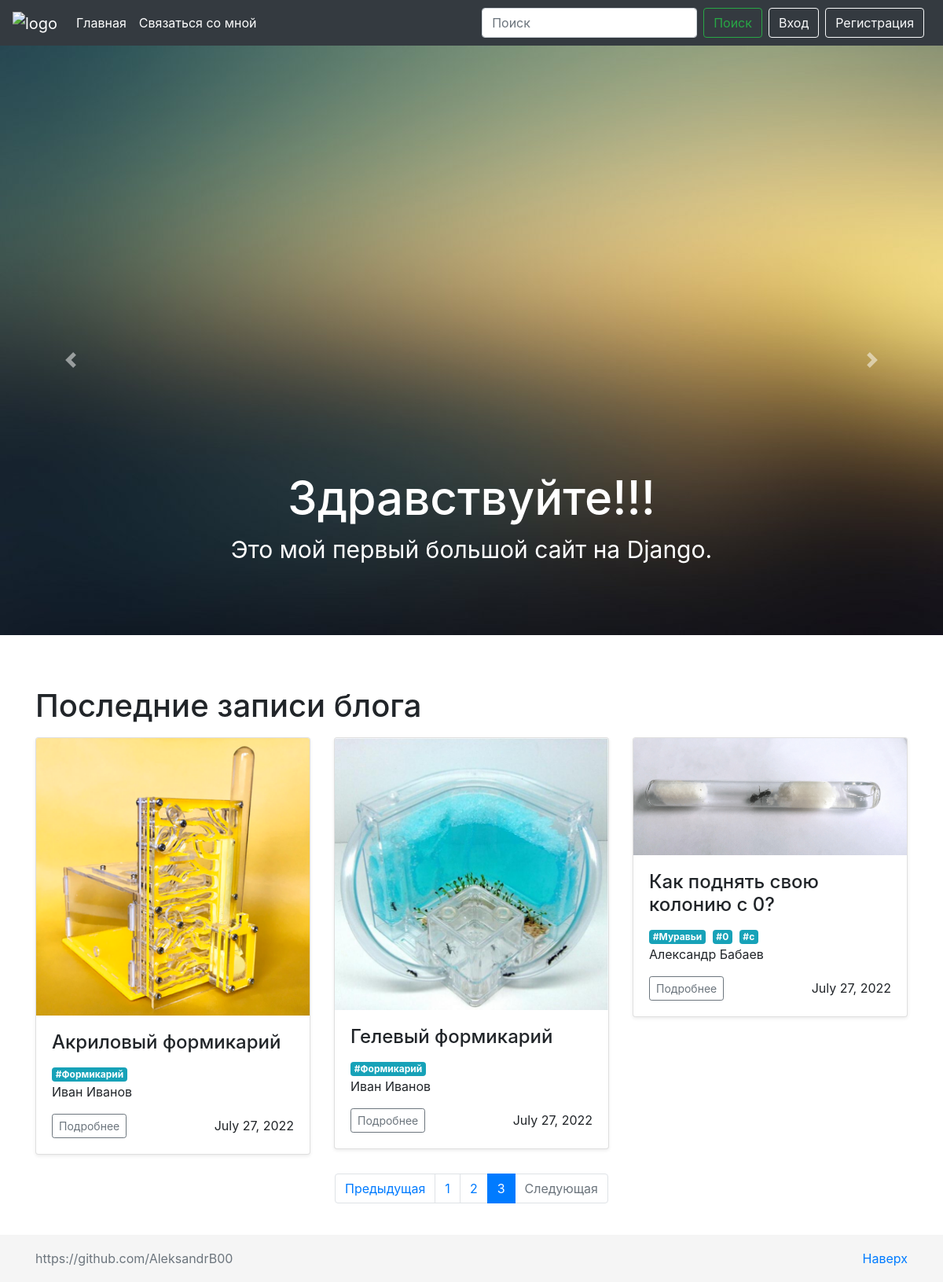
/?page=3, run on the app's committed database.
### myblog/models.py (models this page shows, shortened)
class Post(models.Model):
    h1 = models.CharField(max_length=100)
    text = models.TextField()
    author = models.ForeignKey(User, on_delete=models.CASCADE, related_name='user_name')
    post_date = models.DateField(default=timezone.now)
    image = models.ImageField()
    slug = models.SlugField(max_length=100, unique=True)
    tag = TaggableManager()

### myblog/views.py (the view)
# urls.py: path('', MainPageView.as_view(), name='home'),
class MainPageView(View):
    def get(self, request):
        posts = Post.objects.filter(post_date__lte=timezone.now()).order_by('-post_date')
        pagination = Paginator(posts, 6)
        page_number = request.GET.get('page')
        page_obj = pagination.get_page(page_number)
        return render(request, 'home.html', context={
            'page_obj' : page_obj
         })

### myblog/templates/home.html (shortened to what this page needs)
{% extends 'base.html' %}
{% load static %}
{% block carousel%}
    {% include 'modules/carousel.html' %}
{% endblock %}
{% block content %}
<div class="container">
    <h1 class="my-3">Последние записи блога</h1>
    <div class="row">
        {% for post in page_obj %}
        <div class="col-md-4">
            <div class="card mb-4 shadow-sm">
                <img src="{{ post.image.url }}" alt="" class="card-img-top">
                <div class="card-body">
                    <h4 class="card-title">{{ post.h1 }}</h4>
                    {% for tag in post.tag.all %}
                  <a href="{% url 'tag' tag.slug %}" class="mr-1 badge badge-info">#{{ tag }}</a>
                    {% endfor %}
                    <p class="card-text">{{ post.author.first_name }} {{ post.author.last_name }}</p>
                    <div class="d-flex justify-content-between align-items-center">
                        <div class="btn-group">
                            <a href="{% url 'post_detail' post.slug %}" class="btn btn-sm btn-outline-secondary">Подробнее</a>
                        </div>
                        {{ post.post_date }}
                    </div>
                </div>
            </div>
        </div>
        {% endfor %}
    </div>
</div>
{% endblock %}
{% block pagination %}
<nav aria-label="Paginate me">
    <ul class="pagination justify-content-center">
        {% if page_obj.has_previous %}
        <li class="page-item">
            <a class="page-link" href="?page={{ page_obj.previous_page_number }}" tabindex="-1">Предыдущая</a>
        </li>
        {% else %}
        <li class="page-item disabled">
            <a class="page-link" href="#" tabindex="-1">Предыдущая</a>
        </li>
        {% endif %}
        {% for i in page_obj.paginator.page_range %}
        {% if i == page_obj.number %}
        <li class="page-item active"><a class="page-link" href="?page={{ i }}">{{ i }}</a></li>
        {% else %}
        <li class="page-item"><a class="page-link" href="?page={{ i }}">{{ i }}</a></li>
        {% endif %}
        {% endfor %}
        {% if page_obj.has_next %}
        <li class="page-item">
            <a class="page-link" href="?page={{ page_obj.next_page_number }}">Следующая</a>
        </li>
        {% else %}
        <li class="page-item disabled">
            <a class="page-link" href="#">Следующая</a>
        </li>
        {% endif %}
    </ul>
</nav>
<br>
{% endblock %}

### myblog/static/css/style.css (style rules this page uses)
body { margin-bottom: 60px; }
html { position: relative; min-height: 100%; }

### data on the page
Post: image (picture), h1 "Акриловый формикарий", author.first_name "Иван", author.last_name "Иванов", post_date "July 27, 2022"
Tag: name "Формикарий"
Post: image (picture), h1 "Гелевый формикарий", author.first_name "Иван", author.last_name "Иванов", post_date "July 27, 2022"
Post: image (picture), h1 "Как поднять свою колонию с 0?", author.first_name "Александр", author.last_name "Бабаев", post_date "July 27, 2022"
Tag: name "Муравьи"
Tag: name "0"
Tag: name "с"

### other printed values
{{ i }} "1" "2"
{{ i }} "3"
